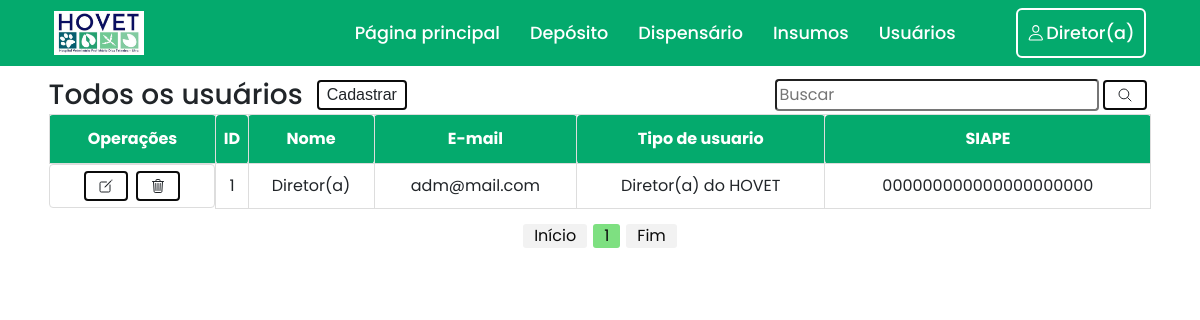
Page /painel-adm/index.php?menuop=usuarios (signed in) on the committed database.
### tables this page shows
create table usuarios(
	usuario_id int primary key auto_increment,
    usuario_nome_completo varchar(100) not null,
    usuario_primeiro_nome varchar(100) not null,
    usuario_sobrenome varchar(100) not null,
    usuario_mail varchar(100) unique not null,
    usuario_tipo_usuario_id int,
    foreign key(usuario_tipo_usuario_id) references tipo_usuario(tipo_usuario_id) on delete set null,
    usuario_siape varchar(50) unique not null,
    usuario_senha varchar(256) not null
);

create table tipo_usuario (
	tipo_usuario_id int primary key auto_increment,
    tipo_usuario_tipo varchar(100) not null
);

### painel-adm/usuarios/painel_users.php (the view, shortened to what this page needs)
<section class="painel_usuarios">
    <div class="container">
        <div class="menu_header">
            <div class="menu_user">
                <h3>Todos os usuários</h3>
                <a href="index.php?menuop=cadastro_usuario">
                    <button class="btn">Cadastrar</button>
                </a>
            </div>
            <div>
                <form action="index.php?menuop=usuarios" method="post" class="form_buscar">
                    <input type="text" name="txt_pesquisa_usuarios" placeholder="Buscar">
                    <button type="submit" class="btn">
                        <span class="icon">
                            <ion-icon name="search-outline"></ion-icon>
                        </span>
                    </button>
                </form>
            </div>
        </div>
        <div class="tabelas">
            <table id="tabela_listar">
                <thead>
                    <tr>
                        <th>Operações</th>
                        <th>ID</th>
                        <th>Nome</th>
                        <th>E-mail</th>
                        <th>Tipo de usuario</th>
                        <th>SIAPE</th>
                    </tr>
                </thead>
                <tbody>
                    <?php
                        $quantidade_registros_usuarios = 10;
                        $pagina_usuarios = (isset($_GET['pagina_usuarios']))?(int)$_GET['pagina_usuarios']:1;
                        $inicio_usuarios = ($quantidade_registros_usuarios * $pagina_usuarios) - $quantidade_registros_usuarios;
                        $txt_pesquisa_usuarios = (isset($_POST["txt_pesquisa_usuarios"]))?$_POST["txt_pesquisa_usuarios"]:"";
                        $sql = "SELECT u.usuario_id, u.usuario_primeiro_nome, u.usuario_mail, u.usuario_siape, t.tipo_usuario_tipo
                            FROM usuarios AS u
                            INNER JOIN tipo_usuario AS t
                            on u.usuario_tipo_usuario_id = t.tipo_usuario_id
                        WHERE
                            u.usuario_id='{$txt_pesquisa_usuarios}' or
                            u.usuario_primeiro_nome LIKE '%{$txt_pesquisa_usuarios}%' or
                            t.tipo_usuario_tipo LIKE '%{$txt_pesquisa_usuarios}%' or
                            u.usuario_siape LIKE '%{$txt_pesquisa_usuarios}%' or
                            u.usuario_mail LIKE '%{$txt_pesquisa_usuarios}%'
                            ORDER BY usuario_primeiro_nome ASC
                            LIMIT $inicio_usuarios,$quantidade_registros_usuarios";
                        $rs = mysqli_query($conexao,$sql) or die("Erro ao executar a consulta! " . mysqli_error($conexao));
                        while($dados = mysqli_fetch_assoc($rs)){
                    ?>
                    <tr>
                        <td class="operacoes">
                            <a href="index.php?menuop=editar_usuario&idUsuario=<?=$dados["usuario_id"]?>" class="confirmaEdit">
                                <button class="btn">
                                    <span class="icon">
                                        <ion-icon name="create-outline"></ion-icon>
                                    </span>
                                </button>
                            </a>
                            <a href="index.php?menuop=excluir_usuario&idUsuario=<?=$dados["usuario_id"]?>"
                                class="confirmaDelete">
                                <button class="btn">
                                    <span class="icon">
                                        <ion-icon name="trash-outline"></ion-icon>
                                    </span>
                                </button>
                            </a>
                        </td>
                        <td><?=$dados["usuario_id"]?></td>
                        <td><?=$dados["usuario_primeiro_nome"]?></td>
                        <td><?=$dados["usuario_mail"]?></td>
                        <td><?=$dados["tipo_usuario_tipo"]?></td>
                        <td><?=$dados["usuario_siape"]?></td>
                    </tr>
                    <?php
                        }
                    ?>
                </tbody>
            </table>
        </div>
        <div class="paginacao">
            <?php
                $sqlTotalUsuarios = "SELECT usuario_id FROM usuarios";
                $queryTotalUsuarios = mysqli_query($conexao,$sqlTotalUsuarios) or die(mysqli_error($conexao));
                $numTotalUsuarios = mysqli_num_rows($queryTotalUsuarios);
                $totalPaginasUsuarios = ceil($numTotalUsuarios/$quantidade_registros_usuarios);
                echo "<a href=\"?menuop=usuarios&pagina_usuarios=1\">Início</a> ";
                    ?>
                    <?php
                for($i=1;$i<=$totalPaginasUsuarios;$i++){
                    if ($i >= ($pagina_usuarios) && $i <= ($pagina_usuarios+5)) {
                        if ($i==$pagina_usuarios) {
                            echo "<span>$i</span>";
                        } else {
                            echo " <a href=\"?menuop=usuarios&pagina_usuarios=$i\">$i</a> ";
                        }
                    }
                }
                    ?>
                    <?php
                echo " <a href=\"?menuop=usuarios&pagina_usuarios=$totalPaginasUsuarios\">Fim</a>";
            ?>
        </div>
    </div>
</section>

### css/style_personalizado.css (style rules this page uses)
* { margin: 0; padding: 0; box-sizing: border-box; font-family: 'Poppins', sans-serif; }
.container { display: flex; justify-content: center; flex-direction: column; }
@media (min-width: 1200px) { .container { max-width: 96% !important; } }
.menu_user { display: flex; gap: 10px; align-items: center; }
.menu_user > h3 { margin-bottom: 0; }
#tabela_listar { font-family: Arial, Helvetica, sans-serif; border-collapse: collapse; width: 100%; }
#tabela_listar td, #tabela_listar th { border: 1px solid #ddd; padding: 2px; border-radius: 4px; }
#tabela_listar th { padding-top: 12px; padding-bottom: 12px; text-align: center; background-color: #04AA6D; color: white; }
#tabela_listar td { text-align: center; }
.menu_header { display: flex; align-items: center; justify-content: space-between; }
button.btn { background: none; border: 2px solid #0B0B0B; font-family: "montserrat", sans-serif; padding: 1px 8px; min-width: 20px; margin: 4px; cursor: pointer; transition: color 0.4s linear; position: relative; }
button.btn::before { content: ""; position: absolute; left: 0; top: 0; width: 100%; height: 100%; background: #04AA6D; z-index: -1; transition: transform 0.5s; transform-origin: 0 0; transition-timing-function: cubic-bezier(0.5,1.6,0.4,0.7); }
button.btn::before { transform: scaleX(0); }
span.icon { display: flex; gap: 2px; align-items: center; padding: 4px; }
td.operacoes { display: flex; justify-content: center; }
.form_buscar { display: flex; align-items: center; }
.form_buscar input { padding: 2px; border-radius: .25em; }
.tabelas { display: flex; }
.paginacao { display: flex; gap: 6px; margin-top: 15px; justify-content: center; }
.paginacao a { color: #0B0B0B; background-color: #f2f2f2; border-radius: 3px; padding: 0 11px; }
.paginacao > span { color: #0B0B0B; background-color: #7EE081; border-radius: 3px; padding: 0 11px; }

### rows in the picture
usuarios: usuario_id "1", usuario_primeiro_nome "Diretor(a)", usuario_mail "adm@mail.com", usuario_tipo_usuario.tipo_usuario_tipo "Diretor(a) do HOVET", usuario_siape "000000000000000000000"

### other values in the picture
$_SESSION['usuario_primeiro_nome'] "Diretor(a)"
